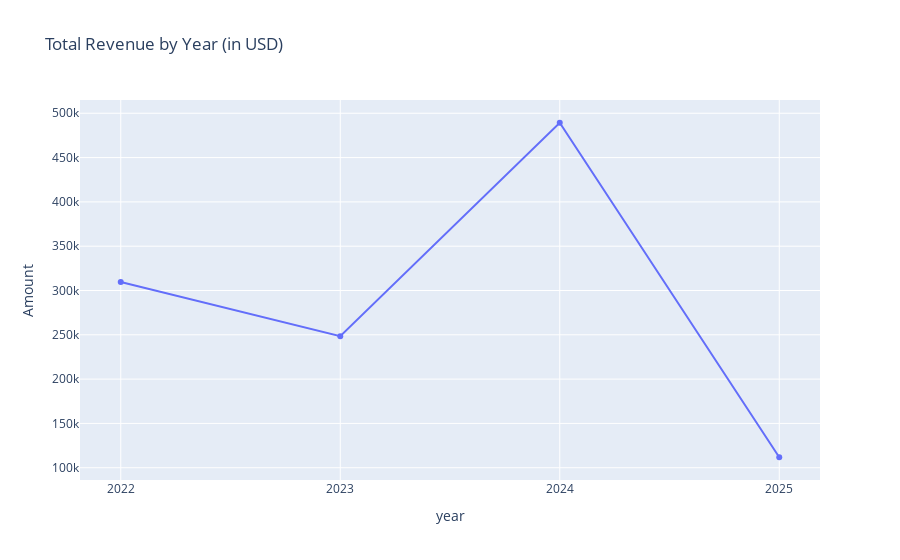

The notebook cell saved with this chart:
### Markdown cell above
##### <b> A. Annual Revenue across the years </b>

<br>
Overall upward trend observed with a slight slump in 2023.

### Code cell
success_txn['year'] = success_txn['Created date (UTC)'].dt.year
year_rev = success_txn[['Created date (UTC)', 'Amount', 'year']]
ann_rev = year_rev.groupby('year')['Amount'].sum().reset_index()

fig = px.line(ann_rev, 
              x='year', 
              y='Amount', 
              title='Total Revenue by Year (in USD)',
              markers=True)

fig.update_layout(xaxis=dict(dtick=1, tickformat='.0f'))
fig.show()

### Figure 1 — Plotly figure (JSON) as saved in the notebook; plotly's stock layout.template omitted (floating-point values rounded to 4 significant figures)
{"data": [{"hovertemplate": "year=%{x}<br>Amount=%{y}<extra></extra>", "legendgroup": "", "line": {"color": "#636efa", "dash": "solid"}, "marker": {"symbol": "circle"}, "mode": "lines+markers", "name": "", "orientation": "v", "showlegend": false, "type": "scatter", "x": [2022, 2023, 2024, 2025], "xaxis": "x", "y": [309700.0, 248500.0, 489300.0, 111800.0], "yaxis": "y"}], "layout": {"legend": {"tracegroupgap": 0}, "title": {"text": "Total Revenue by Year (in USD)"}, "xaxis": {"anchor": "y", "domain": [0, 1], "dtick": 1, "tickformat": ".0f", "title": {"text": "year"}}, "yaxis": {"anchor": "x", "domain": [0, 1], "title": {"text": "Amount"}}}}
